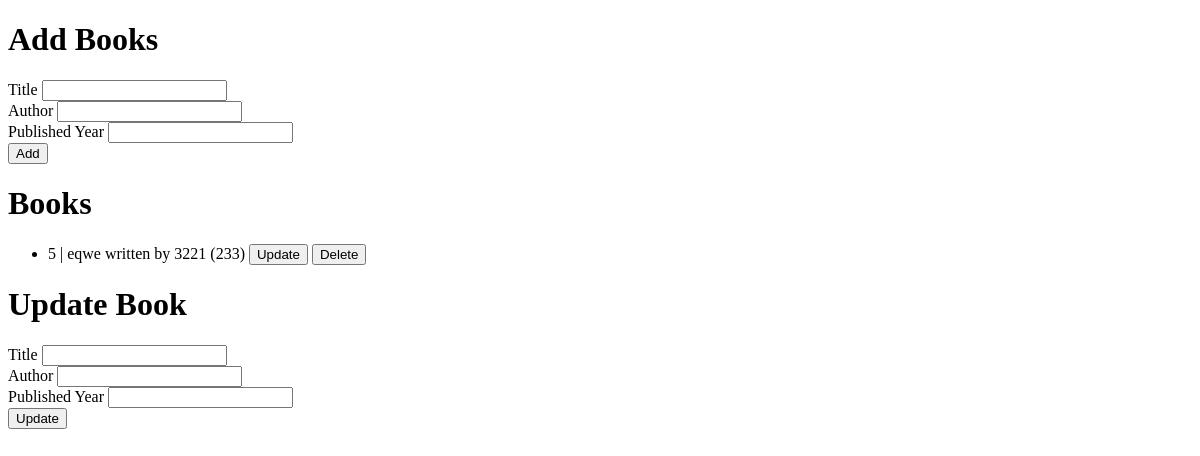
Before: / with the older database file.
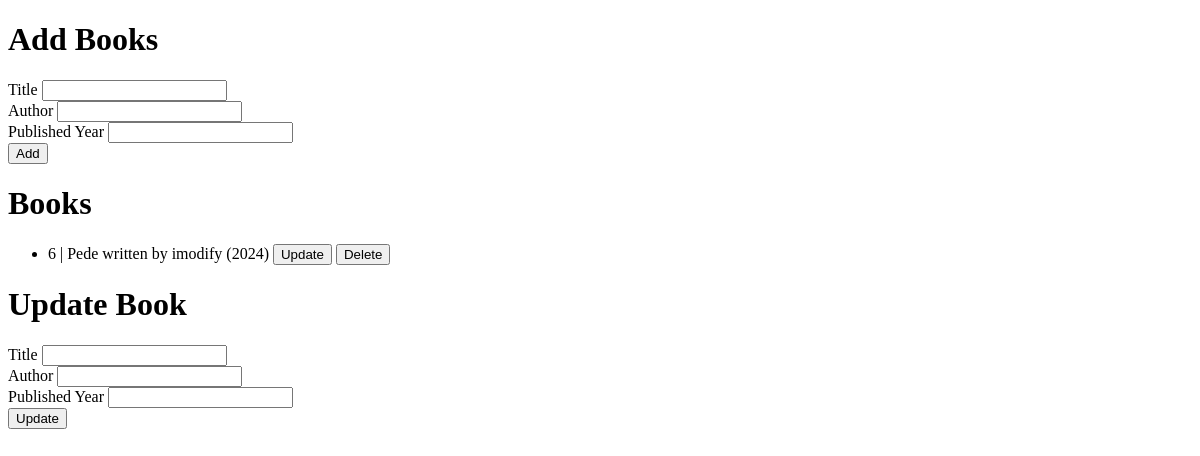
After: the same page with the newer database file.
### src/model.py (models this page shows, shortened)
class Book(db.Model):
    id = db.Column(db.Integer, primary_key=True)
    title = db.Column(db.String(80), unique=True, nullable=False)
    author = db.Column(db.String(120), unique=True, nullable=False)
    published_year = db.Column(db.Integer, nullable=False)

### src/views.py (the view)
@views.route("/")
def home():
    books = Book.query.all()
    return render_template("home.html", books=books)

### src/templates/home.html (shortened to what this page needs)
<!DOCTYPE html>
<html lang="en">
<head>
</head>
<body>
    <form action="/add" method="POST">
        <h1>Add Books</h1>
        <div>
            <label for="addTitle">Title</label>
            <input type="text" id="addTitle" name="title">
        </div>
        <div>
            <label for="addAuthor">Author</label>
            <input type="text" id="addAuthor" name="author">
        </div>
        <div>
            <label for="addPublishedYear">Published Year</label>
            <input type="number" max="2023" id="addPublishedYear" name="published_year">
        </div>
        <button type="submit">Add</button>
    </form>
    <h1>Books</h1>
    <ul>
        {% for book in books %}
        <li data-id={{book.id}} data-title={{book.title}} data-author={{book.author}} data-published-year={{book.published_year}}>
            {{book.id}} | {{ book.title}} written by {{ book.author}} ({{book.published_year}})
            <button class="update-btn">Update</button>
            <button class="delete-btn">Delete</button>
        </li>
        {% endfor %}
    </ul>
    <h1>Update Book</h1>
    <div>
        <label for="updateTitle">Title</label>
        <input type="text" id="updateTitle" name="title">
    </div>
    <div>
        <label for="updateAuthor">Author</label>
        <input type="text" id="updateAuthor" name="author">
    </div>
    <div>
        <label for="updatePublishedYear">Published Year</label>
        <input type="number" max="2023" id="updatePublishedYear" name="published_year">
    </div>
    <button type="submit" id="updateBookBtn">Update</button>
</body>
</html>

Changed rows visible on the page:
removed Book: id "5", title "eqwe", author "3221", published_year "233"
added Book: id "6", title "Pede", author "imodify", published_year "2024"
